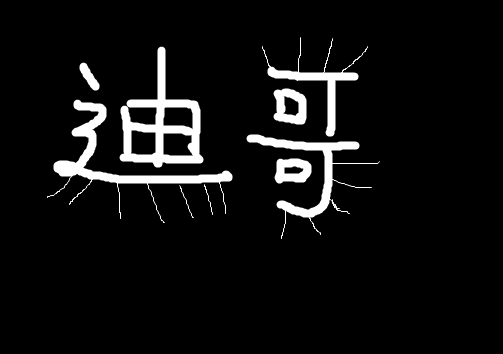
#> input picture 01_Picture/05_Dige.png, 503 x 354 px
$ jupyter execute '13_开运算与闭运算及形态梯度运算.ipynb'   (shell and % lines are left out)
#> lines starting #> are read from the running program, lines starting #| are printed output that depends on the picture; after the words box and inside, x2 and y2 are one past the last pixel; in counts of white or black regions, pixels touching at a corner belong together
# 开运算与闭运算

# 1. 开运算

[cell 1]
import cv2 #opencv的缩写为cv2
import matplotlib.pyplot as plt # matplotlib库用于绘图展示
import numpy as np   # numpy数值计算工具包

# 魔法指令，直接展示图，Jupyter notebook特有

[cell 2]
# 形态学（Morphology）是数学图像处理的一种重要技术，它主要用于处理二值图像（只包含两种像素值：黑色和白色）或灰度图像（包含多个灰度级别）
# 形态学包括两种基本的操作：腐蚀（Erosion）和膨胀（Dilation）
# 开：先腐蚀，再膨胀
img = cv2.imread('01_Picture/05_Dige.png')
#> img is the input picture: shape (354, 503, 3); min 0, max 255, mean 15.9

kernel = np.ones((5,5),np.uint8)
opening = cv2.morphologyEx(img,cv2.MORPH_OPEN,kernel)

cv2.imshow('opening',opening)
cv2.waitKey(0)
cv2.destroyAllWindows()

# 2. 闭运算

[cell 3]
# 闭：先膨胀，再腐蚀
img = cv2.imread('01_Picture/05_Dige.png')

kernel = np.ones((5,5),np.uint8)
closing = cv2.morphologyEx(img,cv2.MORPH_CLOSE,kernel)

cv2.imshow('closing',closing)
cv2.waitKey(0)
cv2.destroyAllWindows()

# 3. 梯度运算

[cell 4]
# 梯度 = 腐蚀-膨胀
# 这里的梯度运算是指形态学梯度运算, 而在深度学习中，梯度是指损失函数对于模型参数的偏导数
# 一般用于图像边缘检测和形状分析
pie = cv2.imread('01_Picture/06_pie.png')
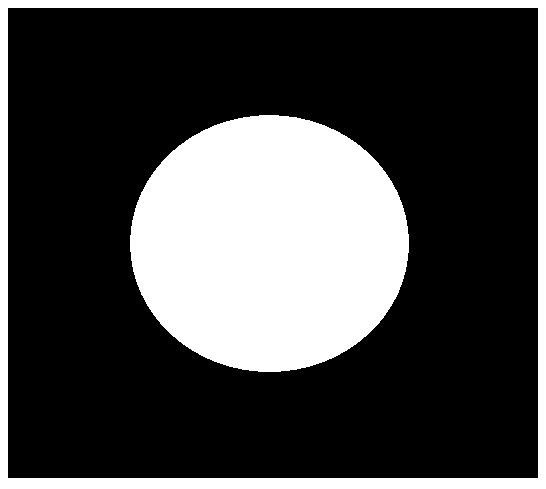
#> input picture 01_Picture/06_pie.png, 546 x 489 px
#> pie is the input picture: shape (489, 546, 3); 27.8% white; 2 white regions, box (x1, y1, x2, y2) and area: (130, 115, 409, 372) 56244, (0, 0, 546, 489) 17894

kernel = np.ones((7,7),np.uint8)
dilate = cv2.dilate(pie,kernel,iterations=5)
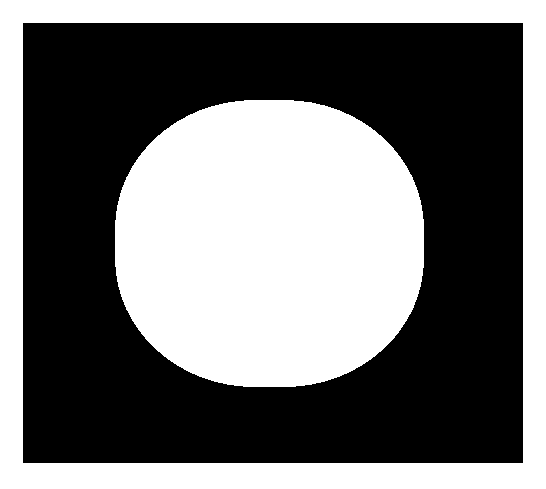
#> dilate: shape (489, 546, 3); 45% white; 2 white regions, box (x1, y1, x2, y2) and area: (115, 100, 424, 387) 73224, (0, 0, 546, 489) 46994
erosion = cv2.erode(pie,kernel,iterations=5)
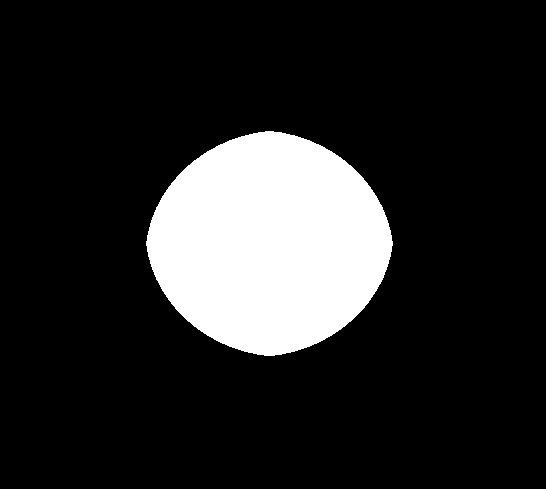
#> erosion: shape (489, 546, 3); 15.4% white; 1 white region, box (x1, y1, x2, y2) and area: (146, 131, 393, 356) 41105

res = np.hstack((dilate,erosion))
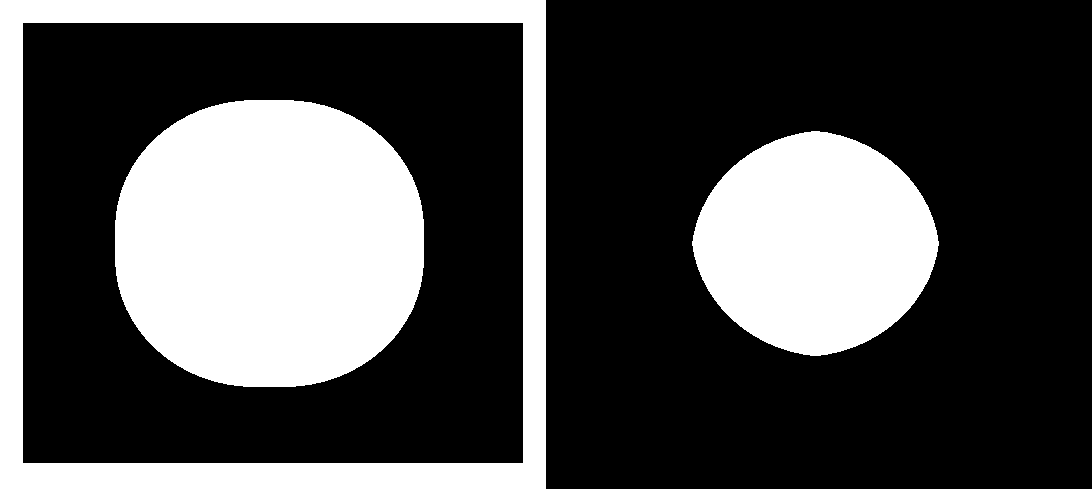
#> res: shape (489, 1092, 3); 30.2% white; 3 white regions, box (x1, y1, x2, y2) and area: (115, 100, 424, 387) 73224, (0, 0, 546, 489) 46994, (692, 131, 939, 356) 41105

cv2.imshow('res',res)
cv2.waitKey(0)
cv2.destroyAllWindows()

[cell 5]
gradient = cv2.morphologyEx(pie,cv2.MORPH_GRADIENT,kernel)
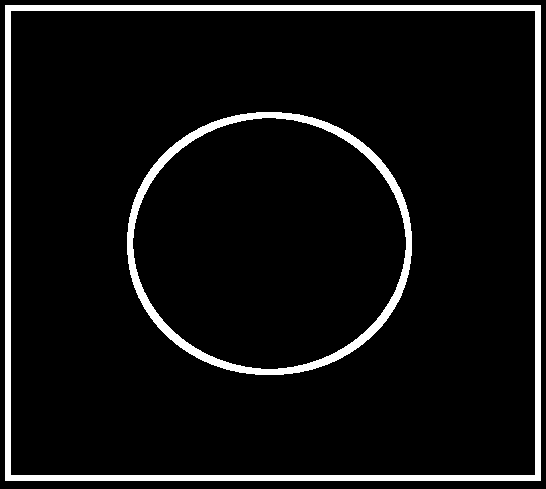
#> gradient: shape (489, 546, 3); 6.9% white; 2 white regions, box (x1, y1, x2, y2) and area: (5, 5, 541, 481) 12000, (127, 112, 412, 375) 6432
cv2.imshow('gradient',gradient)
cv2.waitKey(0)
cv2.destroyAllWindows()

[cell 6]
# 先腐蚀再进行形态梯度运算
img2 = cv2.imread('01_Picture/05_Dige.png')
kerne2 = np.ones((5,5),np.uint8)
img2 = cv2.erode(img2,kerne2,iterations=1)
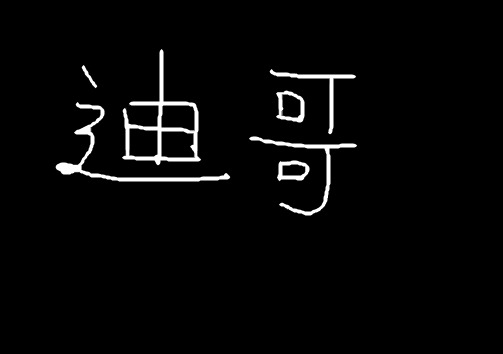
#> img2: shape (354, 503, 3); min 0, max 255, mean 7.1
kerne3 = np.ones((2,2),np.uint8)
gradient2 = cv2.morphologyEx(img2,cv2.MORPH_GRADIENT,kerne3)
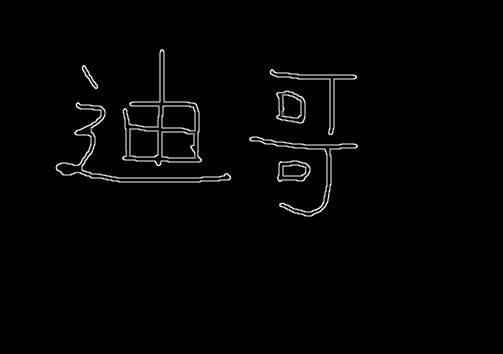
#> gradient2: shape (354, 503, 3); min 0, max 255, mean 4
cv2.imshow('gradient',gradient2)
cv2.waitKey(0)
cv2.destroyAllWindows()
